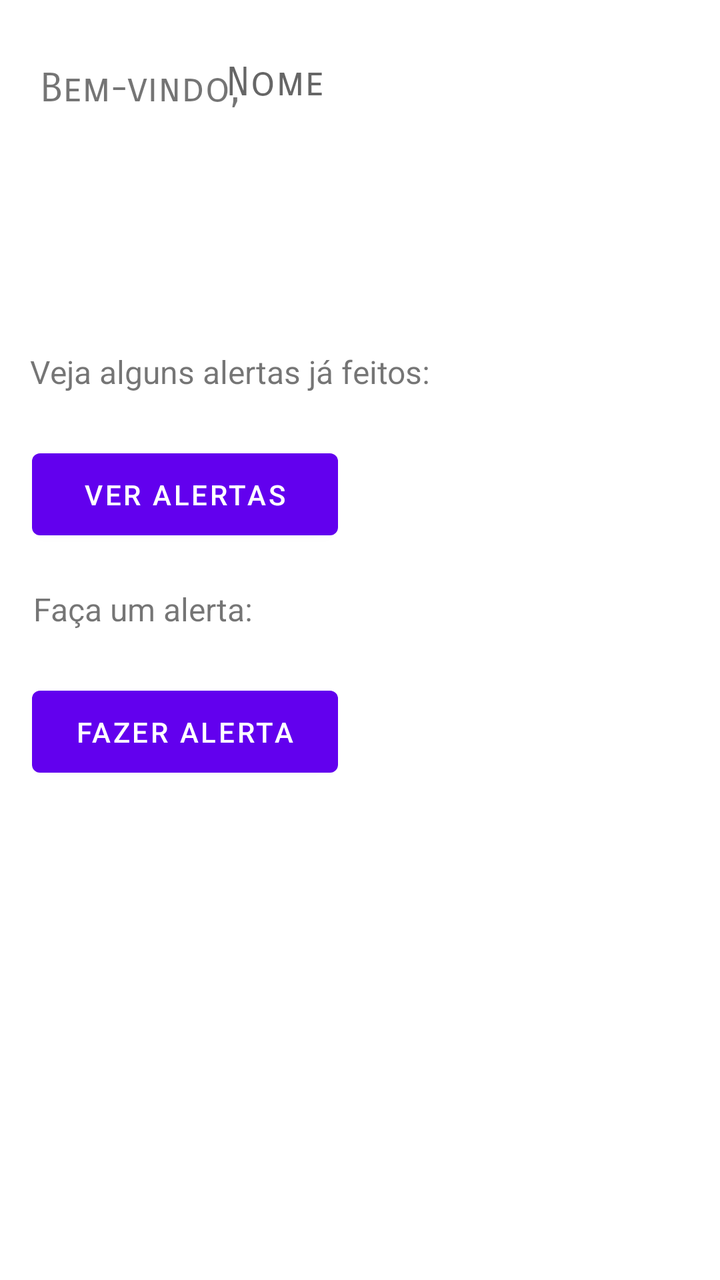
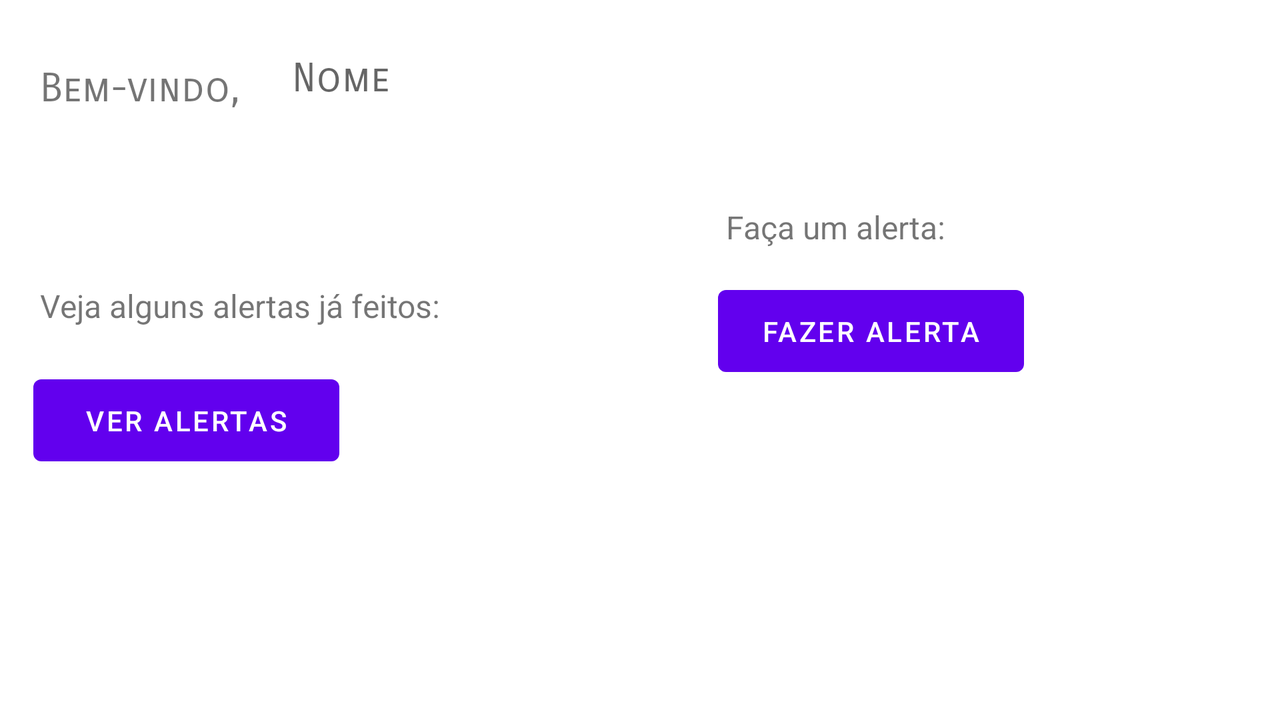

Compare how this app lays out the same screen by default and in its alternative resource folder. The renders come first, then the two layout files and the values they reference.
<!-- AndroidManifest.xml: application theme Theme.ViaLivreRecife -->
<!-- res/layout/activity_segunda.xml -->
<?xml version="1.0" encoding="utf-8"?>
<androidx.constraintlayout.widget.ConstraintLayout xmlns:android="http://schemas.android.com/apk/res/android"
    xmlns:app="http://schemas.android.com/apk/res-auto"
    xmlns:tools="http://schemas.android.com/tools"
    android:layout_width="match_parent"
    android:layout_height="match_parent"
    tools:context=".SegundaActivity">

    <TextView
        android:id="@+id/textView"
        android:layout_width="126dp"
        android:layout_height="59dp"
        android:layout_marginStart="20dp"
        android:layout_marginTop="32dp"
        android:fontFamily="sans-serif-smallcaps"
        android:text="@string/bem_vindo"
        android:textSize="20sp"
        app:layout_constraintStart_toStartOf="parent"
        app:layout_constraintTop_toTopOf="parent"
        tools:ignore="TextSizeCheck" />

    <TextView
        android:id="@+id/user"
        android:layout_width="212dp"
        android:layout_height="58dp"
        android:layout_marginEnd="52dp"
        android:autofillHints=""
        android:ems="10"
        android:fontFamily="sans-serif-smallcaps"
        android:hint="@string/nome"
        android:textSize="20sp"
        app:layout_constraintBottom_toBottomOf="parent"
        app:layout_constraintEnd_toEndOf="parent"
        app:layout_constraintHorizontal_bias="0.666"
        app:layout_constraintStart_toEndOf="@+id/textView"
        app:layout_constraintTop_toTopOf="parent"
        app:layout_constraintVertical_bias="0.05"
        tools:ignore="MissingConstraints" />

    <TextView
        android:id="@+id/textView2"
        android:layout_width="wrap_content"
        android:layout_height="wrap_content"
        android:layout_marginTop="84dp"
        android:text="@string/info_app"
        android:textSize="16sp"
        app:layout_constraintEnd_toEndOf="parent"
        app:layout_constraintHorizontal_bias="0.094"
        app:layout_constraintStart_toStartOf="parent"
        app:layout_constraintTop_toBottomOf="@+id/textView" />

    <Button
        android:id="@+id/btnConsultarAlertas"
        android:layout_width="153dp"
        android:layout_height="53dp"
        android:layout_marginTop="24dp"
        android:text="@string/verAlertas"
        app:layout_constraintEnd_toEndOf="parent"
        app:layout_constraintHorizontal_bias="0.077"
        app:layout_constraintStart_toStartOf="parent"
        app:layout_constraintTop_toBottomOf="@+id/textView2" />

    <TextView
        android:id="@+id/fazerAlerta"
        android:layout_width="wrap_content"
        android:layout_height="wrap_content"
        android:layout_marginTop="20dp"
        android:text="@string/facaAlerta"
        android:textSize="16sp"
        app:layout_constraintEnd_toEndOf="parent"
        app:layout_constraintHorizontal_bias="0.066"
        app:layout_constraintStart_toStartOf="parent"
        app:layout_constraintTop_toBottomOf="@+id/btnConsultarAlertas" />

    <Button
        android:id="@+id/btnProximo"
        android:layout_width="153dp"
        android:layout_height="53dp"
        android:layout_marginTop="24dp"
        android:text="@string/prosseguir"
        app:layout_constraintBottom_toBottomOf="parent"
        app:layout_constraintEnd_toEndOf="parent"
        app:layout_constraintHorizontal_bias="0.077"
        app:layout_constraintStart_toStartOf="parent"
        app:layout_constraintTop_toBottomOf="@+id/fazerAlerta"
        app:layout_constraintVertical_bias="0.0"
        tools:ignore="TextSizeCheck" />


</androidx.constraintlayout.widget.ConstraintLayout>
<!-- resources referenced by this layout -->
<resources>
  <string name="bem_vindo">Bem-vindo,</string>
  <string name="facaAlerta">Faça um alerta:</string>
  <string name="info_app">Veja alguns alertas já feitos:</string>
  <string name="nome">Nome</string>
  <string name="prosseguir">Fazer alerta</string>
  <string name="verAlertas">Ver alertas</string>
  <style name="Theme.ViaLivreRecife" parent="Theme.MaterialComponents.DayNight.DarkActionBar">
          
          <item name="colorPrimary">@color/purple_500</item>
          <item name="colorPrimaryVariant">@color/purple_700</item>
          <item name="colorOnPrimary">@color/white</item>
          
          <item name="colorSecondary">@color/teal_200</item>
          <item name="colorSecondaryVariant">@color/teal_700</item>
          <item name="colorOnSecondary">@color/black</item>
          
          <item name="android:statusBarColor">?attr/colorPrimaryVariant</item>
          
      </style>
</resources>
<!-- res/layout-land/activity_segunda.xml (the repository's variant of the layout above) -->
<!-- drawn on the phone turned sideways -->
<?xml version="1.0" encoding="utf-8"?>
<androidx.constraintlayout.widget.ConstraintLayout xmlns:android="http://schemas.android.com/apk/res/android"
    xmlns:app="http://schemas.android.com/apk/res-auto"
    xmlns:tools="http://schemas.android.com/tools"
    android:layout_width="match_parent"
    android:layout_height="match_parent"
    tools:context=".SegundaActivity">

    <TextView
        android:id="@+id/textView"
        android:layout_width="126dp"
        android:layout_height="59dp"
        android:layout_marginStart="20dp"
        android:fontFamily="sans-serif-smallcaps"
        android:text="@string/bem_vindo"
        android:textSize="20sp"
        app:layout_constraintBottom_toTopOf="@+id/textView2"
        app:layout_constraintStart_toStartOf="parent"
        app:layout_constraintTop_toTopOf="parent"
        app:layout_constraintVertical_bias="0.386"
        tools:ignore="TextSizeCheck" />

    <TextView
        android:id="@+id/user"
        android:layout_width="126dp"
        android:layout_height="59dp"
        android:layout_marginEnd="52dp"
        android:autofillHints=""
        android:ems="10"
        android:fontFamily="sans-serif-smallcaps"
        android:hint="@string/nome"
        android:textSize="20sp"
        app:layout_constraintBottom_toBottomOf="parent"
        app:layout_constraintEnd_toEndOf="parent"
        app:layout_constraintHorizontal_bias="0.0"
        app:layout_constraintStart_toEndOf="@+id/textView"
        app:layout_constraintTop_toTopOf="parent"
        app:layout_constraintVertical_bias="0.09"
        tools:ignore="MissingConstraints" />

    <TextView
        android:id="@+id/textView2"
        android:layout_width="wrap_content"
        android:layout_height="wrap_content"
        android:layout_marginTop="56dp"
        android:text="@string/info_app"
        android:textSize="16sp"
        app:layout_constraintBottom_toBottomOf="parent"
        app:layout_constraintEnd_toEndOf="@+id/user"
        app:layout_constraintHorizontal_bias="0.0"
        app:layout_constraintStart_toStartOf="@+id/textView"
        app:layout_constraintTop_toBottomOf="@+id/user"
        app:layout_constraintVertical_bias="0.0" />

    <Button
        android:id="@+id/btnConsultarAlertas"
        android:layout_width="153dp"
        android:layout_height="53dp"
        android:layout_marginTop="20dp"
        android:text="@string/verAlertas"
        app:layout_constraintBottom_toBottomOf="parent"
        app:layout_constraintEnd_toEndOf="parent"
        app:layout_constraintHorizontal_bias="0.034"
        app:layout_constraintStart_toStartOf="parent"
        app:layout_constraintTop_toBottomOf="@+id/textView2"
        app:layout_constraintVertical_bias="0.0" />

    <TextView
        android:id="@+id/fazerAlerta"
        android:layout_width="wrap_content"
        android:layout_height="wrap_content"
        android:text="@string/facaAlerta"
        android:textSize="16sp"
        app:layout_constraintBottom_toTopOf="@+id/btnProximo"
        app:layout_constraintEnd_toEndOf="parent"
        app:layout_constraintHorizontal_bias="0.685"
        app:layout_constraintStart_toStartOf="parent"
        app:layout_constraintTop_toTopOf="parent"
        app:layout_constraintVertical_bias="0.875" />

    <Button
        android:id="@+id/btnProximo"
        android:layout_width="153dp"
        android:layout_height="53dp"
        android:layout_marginBottom="168dp"
        android:text="@string/prosseguir"
        app:layout_constraintBottom_toBottomOf="parent"
        app:layout_constraintEnd_toEndOf="parent"
        app:layout_constraintHorizontal_bias="0.737"
        app:layout_constraintStart_toStartOf="parent"
        tools:ignore="TextSizeCheck" />


</androidx.constraintlayout.widget.ConstraintLayout>
